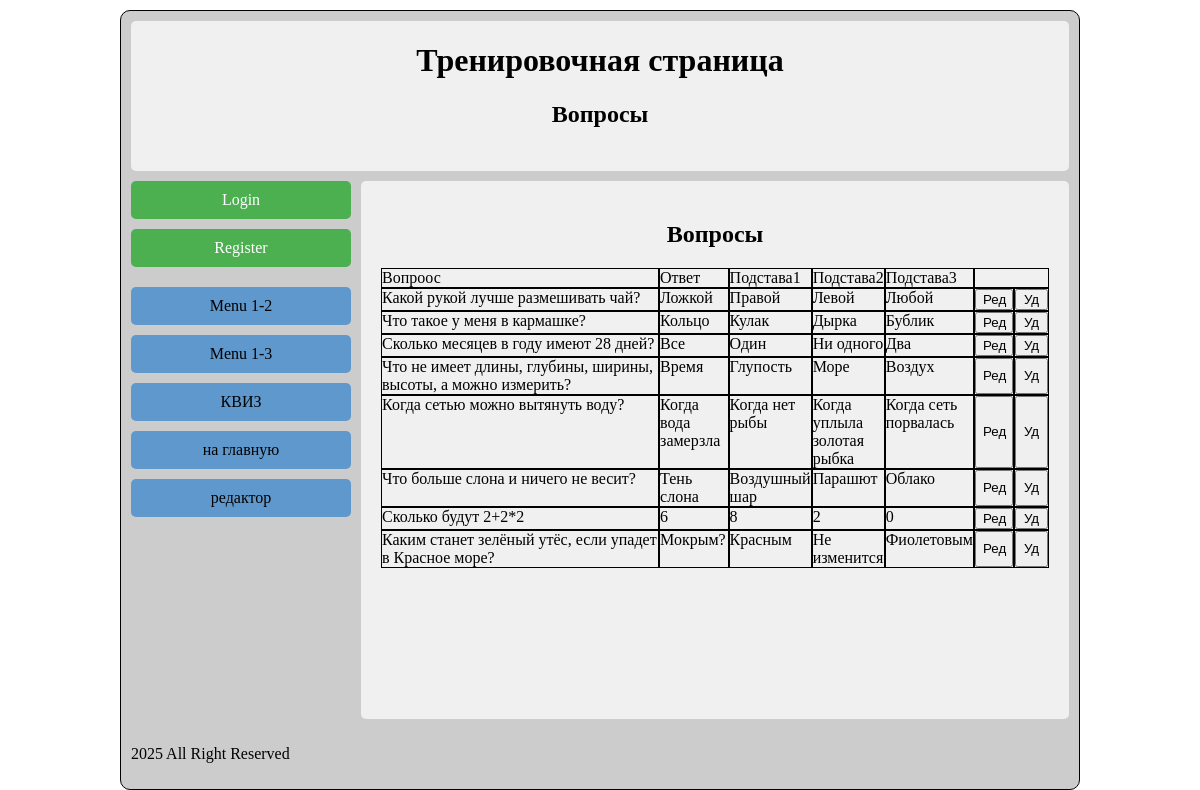
Screenshot of /questions/ with the database file from the repository.
### models.py (models this page shows, shortened)
class Question(db.Model):
    id = db.Column(db.Integer, primary_key = True)
    question = db.Column(db.String(250), nullable=False)
    answer = db.Column(db.String(100), nullable=False)
    wrong1 = db.Column(db.String(100), nullable=False)
    wrong2 = db.Column(db.String(100), nullable=False)
    wrong3 = db.Column(db.String(100), nullable=False)
    quiz = db.relationship(
        'Quiz',
        secondary=quiz_question,
        backref = 'question'
    )
    def __repr__(self):
            return f'{self.id}-{self.question}'

### 8.py (the view)
@app.route('/questions/')
def view_questions():
    questions = Question.query.all()
    print(questions)
    return render_template('questions.html',
                           questions = questions,
                           html_config = html_config)

### 8.py (called while the page is built)
@app.before_request
def get_user():
    if 'logged_in' in session:
        for user in users.values():
            if user['login'] == session['login']:
                g.user = user
                break

### templates/questions.html (shortened to what this page needs)
<link rel="stylesheet" href="{{ url_for('static', filename='css/quiz.css') }}">
{% extends "base.html" %}
{% block header %}
<h2>Вопросы</h2>
{% endblock %}
{% block main_menu %}
    {{ super() }}
    {% include 'quiz_menu.html' %}
{% endblock %}
{% block content %}
<h2>Вопросы</h2>
<div class="wrapper">
    <div class="row hrow">
        <div>Вопроос</div>
        <div>Ответ</div>
        <div>Подстава1</div>
        <div>Подстава2</div>
        <div>Подстава3</div>
        <div class="colspan_like"></div>
    </div>
    {%for q in questions %}
        <div class="row">
                <div>{{q.question}}</div>
                <div>{{q.answer}}</div>
                <div>{{q.wrong1}}</div>
                <div>{{q.wrong2}}</div>
                <div>{{q.wrong3}}</div>
                <div><button>Ред</button></div>
                <div><button>Уд</button></div>
        </div>
    {% endfor %}
</div>
{% endblock %}

### templates/base.html (shortened to what this page needs)
<!DOCTYPE html>
<html lang="en">
<head>
    <link rel="stylesheet" href="{{ url_for('static', filename='css/base.css') }}">
</head>
<body>
    <div class="container">
        <header>
            {% if 'logged_in' in session %}
            <h1>Приветствуем, {{ g.user.first_name }}
                {{ g.user.last_name }}!
            </h1>
            {% else %}
            <h1>Тренировочная страница</h1>
            {% endif %}
            {% block header %}
            {% endblock %}
        </header>
        <aside>
            <div class="menu_container">
                {% if 'logged_in' in session %}
                <nav class="nav">
                    <a href="/">Главная</a>
                    <a href="/duck/">Случайная утка</a>
                    <a href="/fox/3/">Сколько-то лис</a>
                    <a href="/weather_minsk/">Погода в Минске</a>
                    <a href="/weather/grodno/">Погода в Гродно</a>
                    <a href="/weather/">Погода в другом городе</a>
                    <a href="/html_tags/">HTML-formatting</a>
                    <a href="/logout/">Logout</a>
                </nav>
                {% else %}
                <nav class="nav">
                    <a href="/login/">Login</a>
                    <a href="/register/">Register</a>
                </nav>
                {% endif %}
                <ul class="main-menu">
                    {% block main_menu %}
                    <li class="dropdown">
                        <a href=#>Menu 1-2</a>
                    </li>
                    <li class="dropdown">
                        <a href=#>Menu 1-3</a>
                    </li>
                    <li><a href="/quiz/">КВИЗ</a></li>
                    {% endblock %}
                </ul>
            </div>
        </aside>
        <main>
            {% block content %}
            {% endblock %}
        </main>
        <footer>
            <p>2025 All Right Reserved</p>
        </footer>
    </div>
</body>
</html>

### templates/quiz_menu.html
{% block main_menu %}
    <li> <a href="/"> на главную </a></li>
    {% if html_config['admin'] %}
    <li> <a href="/quizes_view/"> редактор </a></li>
    {% endif %}
{% endblock %}

### static/css/quiz.css (style rules this page uses)
h2 { text-align: center; }

### static/css/base.css (style rules this page uses)
body { min-height: 100vh; display: flex; justify-content: center; margin: 0; }
.container { background-color: #ccc; display: grid; grid-template-columns: 220px auto; grid-template-rows: 150px auto 50px; min-height: calc(100vh - 20px); width: 80%; border: 1px solid; border-radius: 10px; padding: 10px; gap: 10px; box-sizing: border-box; margin: 10px; }
header { grid-column: 1/3; grid-row: 1/2; background-color: #f0f0f0; border-radius: 5px; }
aside { grid-column: 1/2; grid-row: 2/3; border-radius: 5px; }
main { grid-column: 2/3; grid-row: 2/3; background-color: #f0f0f0; display: inline-block; padding: 20px; gap: 20px; border-radius: 5px; }
footer { grid-column: 1/3; grid-row: 3/4; border-radius: 5px; }
.menu_container { width: 100%; max-width: 1000px; margin: 0 auto; padding: 0; box-sizing: border-box; }
.nav { display: flex; flex-direction: column; justify-content: flex-start; align-items: flex-start; gap: 10px; }
.nav a { background-color: #4CAF50; color: white; text-decoration: none; padding: 10px 10px; border: none; border-radius: 5px; text-align: center; width: 100%; white-space: nowrap; overflow: hidden; text-overflow: ellipsis; transition: background-color 0.3s ease; box-sizing: border-box; }
h1, h2 { text-align: center; }
.main-menu { display: flex; flex-direction: column; justify-content: flex-start; align-items: flex-start; gap: 10px; width: 100%; max-width: 1000px; margin: 20px auto; padding: 0; box-sizing: border-box; }
.main-menu a { text-decoration: none; color: black; display: block; }
.main-menu > li { box-sizing: border-box; width: 100%; list-style-type: none; padding: 10px 10px; background-color: #5f98cdfe; text-align: center; border-radius: 5px; position: relative; margin-right: 10px; transition: background-color 0.3s ease; }

### templates/questions.html (style rules this page uses)
.wrapper { width: 100%; display: grid; grid-template-columns: 4fr repeat(4, 1fr) 40px 35px; }
.row { display: contents; }
.wrapper div { border: 1px solid; border-collapse: collapse; }
button { height: 100%; width: 100%; }
.colspan_like { grid-column: 6 / 8; border: 1px solid; }

### rows the page displays
Question: question "Какой рукой лучше размешивать чай?", answer "Ложкой", wrong1 "Правой", wrong2 "Левой", wrong3 "Любой"
Question: question "Что такое у меня в кармашке?", answer "Кольцо", wrong1 "Кулак", wrong2 "Дырка", wrong3 "Бублик"
Question: question "Сколько месяцев в году имеют 28 дней?", answer "Все", wrong1 "Один", wrong2 "Ни одного", wrong3 "Два"
Question: question "Что не имеет длины, глубины, ширины, высоты, а можно измерить?", answer "Время", wrong1 "Глупость", wrong2 "Море", wrong3 "Воздух"
Question: question "Когда сетью можно вытянуть воду?", answer "Когда вода замерзла", wrong1 "Когда нет рыбы", wrong2 "Когда уплыла золотая рыбка", wrong3 "Когда сеть порвалась"
Question: question "Что больше слона и ничего не весит?", answer "Тень слона", wrong1 "Воздушный шар", wrong2 "Парашют", wrong3 "Облако"
Question: question "Сколько будут 2+2*2", answer "6", wrong1 "8", wrong2 "2", wrong3 "0"
Question: question "Каким станет зелёный утёс, если упадет в Красное море?", answer "Мокрым?", wrong1 "Красным", wrong2 "Не изменится", wrong3 "Фиолетовым"
